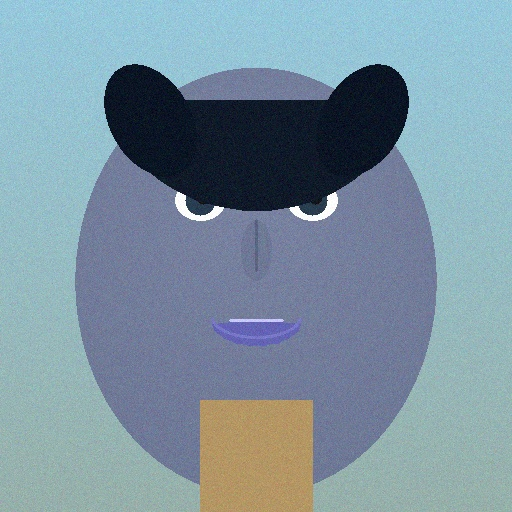
#> input picture Bab-02-Pembentukan-Citra/praktikum/data/images/portrait.jpg, 512 x 512 px
$ python 04_affine_transform.py
#> lines starting #> are read from the running program, lines starting #| are printed output that depends on the picture
# ============================================================
# PROGRAM: 04_affine_transform.py
# PRAKTIKUM COMPUTER VISION - BAB 2: PEMBENTUKAN CITRA
# ============================================================
# Deskripsi: Program ini mendemonstrasikan transformasi affine
#            yang mencakup rotasi, scaling, translasi, dan shearing
#
# Tujuan Pembelajaran:
#   1. Memahami transformasi affine dan komponennya
#   2. Menentukan transformation matrix dari 3 pasang titik
#   3. Mengimplementasikan berbagai jenis transformasi
# ============================================================

# ====================
# IMPORT LIBRARY
# ====================
import cv2
import numpy as np
import matplotlib
matplotlib.use('Agg')  # Gunakan backend non-GUI
import matplotlib.pyplot as plt
import os

# ============================================================
# PANDUAN FUNGSI (RINGKAS) - ARTI PARAMETER
# ============================================================
# cv2.getAffineTransform(pts_src, pts_dst)
#   - pts_src: 3 titik sumber (float32)
#   - pts_dst: 3 titik tujuan (float32)
#
# cv2.warpAffine(src, M, dsize)
#   - src   : gambar input
#   - M     : matriks transformasi 2x3
#   - dsize : (lebar, tinggi) output
#
# cv2.circle(img, center, radius, color, thickness)
#   - center : titik pusat
#   - radius : jari-jari
#
# cv2.putText(img, text, org, fontFace, fontScale, color, thickness)
#   - org : posisi teks (x, y)
#
# matplotlib.pyplot.savefig(path, dpi, bbox_inches)
#   - path : lokasi simpan gambar

# ============================================================
# VARIABEL YANG BISA DIUBAH-UBAH (EKSPERIMEN)
# ============================================================

# ============================================================
# KONFIGURASI PATH
# ============================================================

# Dapatkan direktori script (praktikum folder)
DIR_SCRIPT = os.path.dirname(os.path.abspath(__file__))
DIR_DATA = os.path.join(DIR_SCRIPT, "data", "images")
DIR_OUTPUT = os.path.join(DIR_SCRIPT, "output", "output4")

# Pastikan folder output ada
os.makedirs(DIR_OUTPUT, exist_ok=True)


# 1. File gambar yang akan diproses
NAMA_FILE_GAMBAR = "portrait.jpg"

# 2. Titik sumber (3 titik untuk transformasi affine)
#    Format: [(x1, y1), (x2, y2), (x3, y3)]
#    Biasanya: kiri-atas, kanan-atas, kiri-bawah
TITIK_SUMBER = None  # Akan diset otomatis berdasarkan ukuran gambar

# 3. Titik tujuan (akan ditentukan untuk berbagai efek)
TITIK_TUJUAN = None

# 4. Parameter shearing
SHEAR_X = 0.3  # Coba ubah: -0.5 sampai 0.5
SHEAR_Y = 0.0  # Coba ubah: -0.5 sampai 0.5

# ============================================================
# FUNGSI HELPER
# ============================================================

# Keterangan: Menentukan path file gambar dari beberapa lokasi kandidat.
def dapatkan_path_gambar(nama_file):
    """Mendapatkan path lengkap file gambar.

    Parameter:
    - nama_file (str): nama file gambar.

    Return:
    - str: path absolut/relatif yang ditemukan.
    """
#> in main, gambar is the input picture: shape (512, 512, 3); mean B, G, R 160.2, 146.5, 124.1
#| [INFO] Ukuran gambar: (400, 400, 3)
    direktori_script = os.path.dirname(os.path.abspath(__file__))
    # Bentuk path lengkap file
    path_data = os.path.join(direktori_script, "data", "images", nama_file)

    # Cek kondisi logis
    if not os.path.exists(path_data):
        # Bentuk path lengkap file
        path_data = os.path.join(direktori_script, "..", "..",
                                  "Bab-01-Pendahuluan", "data", "images", nama_file)

    # Cek kondisi logis
    if not os.path.exists(path_data):
        # Bentuk path lengkap file
        path_data = os.path.join(direktori_script, nama_file)

    # Kembalikan hasil dari fungsi
    return path_data


# Keterangan: Membuat gambar sintetis untuk demo affine.
# [67 lines left out: functions buat_gambar_sample, transformasi_affine, not called in this run]


# Keterangan: Membuat matriks affine manual dari parameter dasar.
def buat_matrix_affine_manual(tx=0, ty=0, sx=1, sy=1,
                              sudut=0, shx=0, shy=0):
    """Membuat affine matrix secara manual dengan parameter spesifik.

    Parameter:
    - tx, ty (float): translasi.
    - sx, sy (float): skala.
    - sudut (float): rotasi (derajat).
    - shx, shy (float): shearing.

    Return:
    - np.ndarray: affine matrix 2x3.
    """
    # Konversi derajat ke radian
    theta = np.radians(sudut)
    cos_t = np.cos(theta)
    sin_t = np.sin(theta)

    # Rotation matrix
    R = np.array([
        [cos_t, -sin_t],
        [sin_t, cos_t]
    ])

    # Scaling matrix
    S = np.array([
        [sx, 0],
        [0, sy]
    ])

    # Shearing matrix
    H = np.array([
        [1, shx],
        [shy, 1]
    ])

    # Kombinasi: Scaling * Shearing * Rotation
    combined = S @ H @ R

    # Buat matrix 2x3 dengan translasi
    M = np.array([
        [combined[0, 0], combined[0, 1], tx],
        [combined[1, 0], combined[1, 1], ty]
    ], dtype=np.float32)

    # Kembalikan hasil dari fungsi
    return M


# Keterangan: Menampilkan tiap komponen affine secara terpisah.
def demo_komponen_transformasi(gambar):
    """Mendemonstrasikan komponen transformasi affine secara terpisah.

    Parameter:
    - gambar (np.ndarray): gambar input (BGR).
    """
    # Cetak informasi ke console
    print("\n" + "=" * 60)
    # Cetak informasi ke console
    print("KOMPONEN TRANSFORMASI AFFINE")
    # Cetak informasi ke console
    print("=" * 60)

    tinggi, lebar = gambar.shape[:2]
#> tinggi = 400; lebar = 400

    # Cetak informasi ke console
    print("""
AFFINE TRANSFORMATION terdiri dari:
1. Translasi  - Pergeseran posisi
2. Rotasi     - Pemutaran
3. Scaling    - Perubahan ukuran
4. Shearing   - Pergeseran sejajar
    """)

    transformasi_list = [
        (buat_matrix_affine_manual(tx=50, ty=30), "Translasi\n(tx=50, ty=30)"),
        (buat_matrix_affine_manual(sudut=30), "Rotasi 30°"),
        (buat_matrix_affine_manual(sx=0.7, sy=0.7), "Scale 0.7x"),
        (buat_matrix_affine_manual(shx=0.3), "Shear X 0.3"),
        (buat_matrix_affine_manual(shy=0.3), "Shear Y 0.3"),
        (buat_matrix_affine_manual(sudut=15, sx=0.8, shx=0.2, tx=30), "Kombinasi"),
    ]

    # Siapkan kanvas plot untuk menampilkan hasil
    fig, axes = plt.subplots(2, 4, figsize=(16, 8))
    axes = axes.flatten()

    # Original
    axes[0].imshow(cv2.cvtColor(gambar, cv2.COLOR_BGR2RGB))
    # Set judul untuk subplot
    axes[0].set_title("Original")
    # Nonaktifkan atau atur axis pada subplot
    axes[0].axis('off')

    for i, (M, label) in enumerate(transformasi_list):
        # Terapkan transformasi affine pada gambar
        hasil = cv2.warpAffine(gambar, M, (lebar, tinggi))
        # Tampilkan gambar pada subplot tertentu
        axes[i+1].imshow(cv2.cvtColor(hasil, cv2.COLOR_BGR2RGB))
        # Set judul untuk subplot
        axes[i+1].set_title(label)
        # Nonaktifkan atau atur axis pada subplot
        axes[i+1].axis('off')
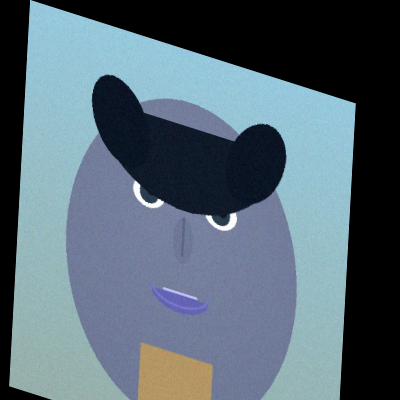
#> hasil: shape (400, 400, 3); mean B, G, R 115.5, 103.6, 86.8

    # Nonaktifkan atau atur axis pada subplot
    axes[7].axis('off')  # Kosongkan

    # Set judul keseluruhan figure
    plt.suptitle("Komponen Transformasi Affine", fontsize=14)
    # Atur spacing antar subplot
    plt.tight_layout()
    output_path = os.path.join(DIR_OUTPUT, "output.png")

    # Simpan figure ke file dengan kualitas DPI tertentu
    plt.savefig(output_path, dpi=100, bbox_inches="tight")
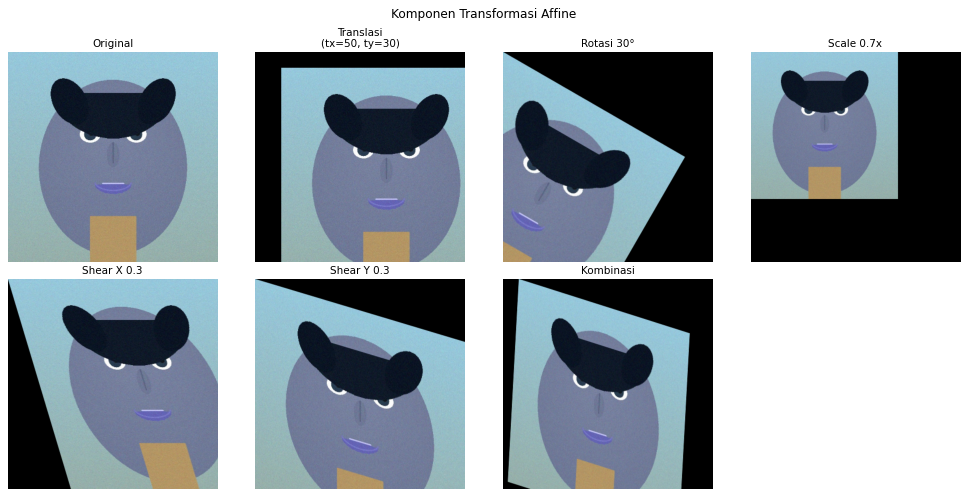
#> figure drawn by matplotlib, 7 panels

    # Cetak informasi ke console
    print(f"[SAVED] {output_path}")

    # Tutup figure untuk menghemat memory
    plt.close()


# Keterangan: Demo affine dengan definisi titik sumber/tujuan.
def demo_transformasi_dengan_titik(gambar):
    """Mendemonstrasikan transformasi affine dengan titik korespondensi.

    Parameter:
    - gambar (np.ndarray): gambar input (BGR).
    """
    # Cetak informasi ke console
    print("\n" + "=" * 60)
    # Cetak informasi ke console
    print("TRANSFORMASI AFFINE DENGAN TITIK")
    # Cetak informasi ke console
    print("=" * 60)

    tinggi, lebar = gambar.shape[:2]
#> tinggi = 400; lebar = 400

    # Titik sumber: 3 sudut gambar
    # Kiri-atas, Kanan-atas, Kiri-bawah
    pts_src = np.float32([
        [0, 0],
        [lebar-1, 0],
        [0, tinggi-1]
    ])
#> pts_src = [[0, 0], [399, 0], [0, 399]]

    # Cetak informasi ke console
    print(f"""
TRANSFORMASI AFFINE membutuhkan 3 pasang titik korespondensi.
Mengapa 3 titik? Karena matrix affine 2x3 memiliki 6 parameter:

    | a  b  tx |     a, b   : rotasi + scaling + shearing
    | c  d  ty |     c, d   : rotasi + scaling + shearing
                     tx, ty : translasi

6 unknowns butuh 6 equations = 3 titik × 2 koordinat
    """)

    # Berbagai transformasi
    transformasi_list = [
        (pts_src, "Original"),
        # Shear horizontal
        (np.float32([[50, 0], [lebar-1+50, 0], [0, tinggi-1]]), "Shear Kanan"),
        # Shear vertikal
        (np.float32([[0, 0], [lebar-1, 50], [0, tinggi-1+50]]), "Shear Bawah"),
        # Perspective-like (tapi affine)
        (np.float32([[50, 50], [lebar-1-50, 50], [0, tinggi-1]]), "Trapezoid"),
        # Mirror horizontal
        (np.float32([[lebar-1, 0], [0, 0], [lebar-1, tinggi-1]]), "Mirror Horizontal"),
        # Kombinasi
        (np.float32([[100, 50], [lebar-1, 0], [50, tinggi-1]]), "Kombinasi"),
    ]

    # Siapkan kanvas plot untuk menampilkan hasil
    fig, axes = plt.subplots(2, 3, figsize=(15, 10))
    axes = axes.flatten()

    for i, (pts_dst, label) in enumerate(transformasi_list):
        if i == 0:
            # Buat salinan dari array/gambar
            hasil = gambar.copy()
        else:
            M = cv2.getAffineTransform(pts_src, pts_dst)
            # Terapkan transformasi affine pada gambar
            hasil = cv2.warpAffine(gambar, M, (lebar, tinggi))

        # Gambar titik-titik
        hasil_vis = hasil.copy()
        for j, pt in enumerate(pts_dst):
            pt_int = (int(pt[0]), int(pt[1]))
            if 0 <= pt_int[0] < lebar and 0 <= pt_int[1] < tinggi:
                # Gambar lingkaran pada gambar
                cv2.circle(hasil_vis, pt_int, 8, (0, 255, 0), -1)
                # Tambahkan teks pada gambar
                cv2.putText(hasil_vis, str(j+1), (pt_int[0]+10, pt_int[1]+5),
                           cv2.FONT_HERSHEY_SIMPLEX, 0.5, (0, 255, 0), 1)

        # Tampilkan gambar pada subplot tertentu
        axes[i].imshow(cv2.cvtColor(hasil_vis, cv2.COLOR_BGR2RGB))
        # Set judul untuk subplot
        axes[i].set_title(label)
        # Nonaktifkan atau atur axis pada subplot
        axes[i].axis('off')

        # Cetak informasi ke console
        print(f"[{i+1}] {label}")
        # Cetak informasi ke console
        print(f"    Titik tujuan: {pts_dst.tolist()}")
#> this loop made 6 passes
#> M on passes 2 to 6: [[1, -0.125, 50], [0, 1, 0]], [[1, 0, 0], [0.125, 1.13, 0]], [[0.749, -0.125, 50], [0, 0.875, 50]], [[-1, 0, 399], [0, 1, 0]], [[0.749, -0.125, 100], [-0.125, 0.875, 50]]
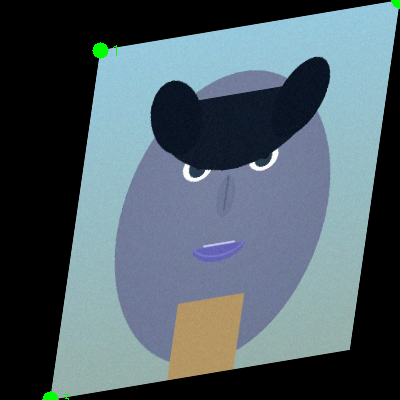
#> hasil_vis: shape (400, 400, 3); mean B, G, R 102.2, 94, 79.2

    # Set judul keseluruhan figure
    plt.suptitle("Transformasi Affine dengan Berbagai Titik Tujuan", fontsize=14)
    # Atur spacing antar subplot
    plt.tight_layout()
    output_path = os.path.join(DIR_OUTPUT, "output.png")

    # Simpan figure ke file dengan kualitas DPI tertentu
    plt.savefig(output_path, dpi=100, bbox_inches="tight")

    # Cetak informasi ke console
    print(f"[SAVED] {output_path}")

    # Tutup figure untuk menghemat memory
    plt.close()


# Keterangan: Menampilkan efek shearing pada gambar.
def demo_shearing(gambar):
    """Mendemonstrasikan shearing dengan berbagai nilai.

    Parameter:
    - gambar (np.ndarray): gambar input (BGR).
    """
    # Cetak informasi ke console
    print("\n" + "=" * 60)
    # Cetak informasi ke console
    print("DEMO SHEARING")
    # Cetak informasi ke console
    print("=" * 60)

    # Cetak informasi ke console
    print("""
SHEARING (Geseran):
- Menggeser titik-titik secara paralel
- Shear X: Menggeser horizontal berdasarkan koordinat Y
- Shear Y: Menggeser vertikal berdasarkan koordinat X

Matrix Shearing:
    | 1   shx |     x' = x + shx * y
    | shy  1  |     y' = shy * x + y
    """)

    tinggi, lebar = gambar.shape[:2]
#> tinggi = 400; lebar = 400

    # Berbagai nilai shear
    shear_values = [
        (0, 0, "Original"),
        (0.3, 0, "Shear X = 0.3"),
        (-0.3, 0, "Shear X = -0.3"),
        (0, 0.3, "Shear Y = 0.3"),
        (0, -0.3, "Shear Y = -0.3"),
        (0.2, 0.2, "Shear X,Y = 0.2"),
    ]

    # Siapkan kanvas plot untuk menampilkan hasil
    fig, axes = plt.subplots(2, 3, figsize=(15, 10))
    axes = axes.flatten()

    for i, (shx, shy, label) in enumerate(shear_values):
        M = buat_matrix_affine_manual(shx=shx, shy=shy)

        # Perbesar canvas untuk menampung hasil shearing
        new_lebar = int(lebar * (1 + abs(shx)))
        new_tinggi = int(tinggi * (1 + abs(shy)))

        # Terapkan transformasi affine pada gambar
        hasil = cv2.warpAffine(gambar, M, (new_lebar, new_tinggi))

        # Tampilkan gambar pada subplot tertentu
        axes[i].imshow(cv2.cvtColor(hasil, cv2.COLOR_BGR2RGB))
        # Set judul untuk subplot
        axes[i].set_title(label)
        # Nonaktifkan atau atur axis pada subplot
        axes[i].axis('off')
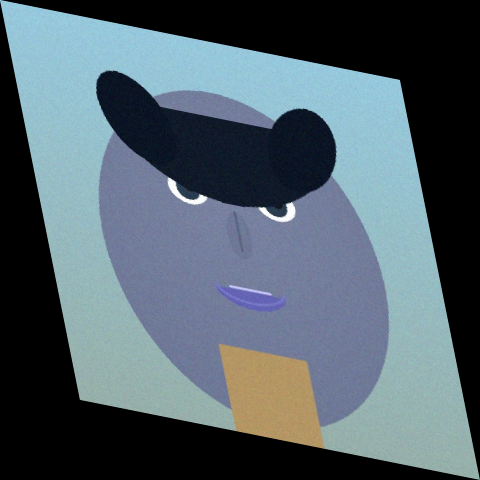
#> hasil: shape (480, 480, 3); mean B, G, R 106.7, 97.6, 82.7

    # Set judul keseluruhan figure
    plt.suptitle("Efek Shearing pada Gambar", fontsize=14)
    # Atur spacing antar subplot
    plt.tight_layout()
    output_path = os.path.join(DIR_OUTPUT, "output.png")

    # Simpan figure ke file dengan kualitas DPI tertentu
    plt.savefig(output_path, dpi=100, bbox_inches="tight")
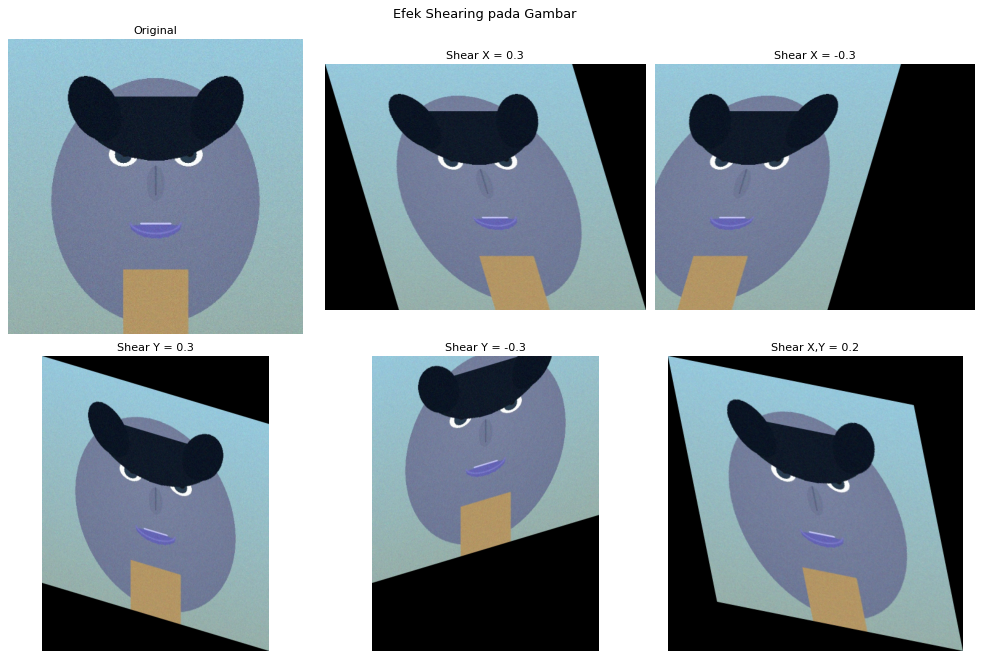
#> figure drawn by matplotlib, 6 panels

    # Cetak informasi ke console
    print(f"[SAVED] {output_path}")

    # Tutup figure untuk menghemat memory
    plt.close()


# Keterangan: Menunjukkan inverse affine transform.
def demo_inverse_affine(gambar):
    """Mendemonstrasikan inverse affine transform.

    Parameter:
    - gambar (np.ndarray): gambar input (BGR).
    """
    # Cetak informasi ke console
    print("\n" + "=" * 60)
    # Cetak informasi ke console
    print("INVERSE AFFINE TRANSFORM")
    # Cetak informasi ke console
    print("=" * 60)

    # Cetak informasi ke console
    print("""
INVERSE TRANSFORM:
Jika kita tahu transformasi yang diterapkan, kita bisa
mengembalikan gambar ke bentuk aslinya dengan inverse matrix.

    M × M⁻¹ = I (Identity Matrix)

Ini berguna untuk:
- Image rectification
- Undo transformasi
- Menghitung transformasi balik
    """)

    tinggi, lebar = gambar.shape[:2]
#> tinggi = 400; lebar = 400

    # Buat transformasi
    M = buat_matrix_affine_manual(sudut=30, sx=0.8, shx=0.2)

    # Transform
    hasil_transform = cv2.warpAffine(gambar, M, (lebar, tinggi))
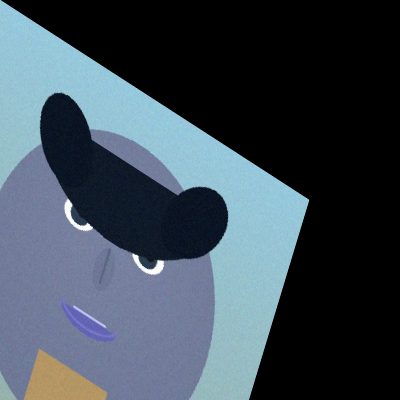
#> hasil_transform: shape (400, 400, 3); mean B, G, R 84.1, 73.4, 61.3

    # Inverse transform
    M_full = np.vstack([M, [0, 0, 1]])  # 3x3
    # Hitung invers matriks
    M_inv = np.linalg.inv(M_full)[:2]   # 2x3

    # Terapkan transformasi affine pada gambar
    hasil_inverse = cv2.warpAffine(hasil_transform, M_inv, (lebar, tinggi))

    # Tampilkan
    fig, axes = plt.subplots(1, 3, figsize=(15, 5))

    # Tampilkan gambar pada subplot tertentu
    axes[0].imshow(cv2.cvtColor(gambar, cv2.COLOR_BGR2RGB))
    # Set judul untuk subplot
    axes[0].set_title("Original")
    # Nonaktifkan atau atur axis pada subplot
    axes[0].axis('off')

    # Tampilkan gambar pada subplot tertentu
    axes[1].imshow(cv2.cvtColor(hasil_transform, cv2.COLOR_BGR2RGB))
    axes[1].set_title("Setelah Transform\n(rotasi 30°, scale 0.8, shear 0.2)")
    # Nonaktifkan atau atur axis pada subplot
    axes[1].axis('off')

    # Tampilkan gambar pada subplot tertentu
    axes[2].imshow(cv2.cvtColor(hasil_inverse, cv2.COLOR_BGR2RGB))
    axes[2].set_title("Setelah Inverse Transform\n(kembali ke bentuk asal)")
    # Nonaktifkan atau atur axis pada subplot
    axes[2].axis('off')

    # Set judul keseluruhan figure
    plt.suptitle("Forward dan Inverse Affine Transform", fontsize=14)
    # Atur spacing antar subplot
    plt.tight_layout()
    output_path = os.path.join(DIR_OUTPUT, "output.png")

    # Simpan figure ke file dengan kualitas DPI tertentu
    plt.savefig(output_path, dpi=100, bbox_inches="tight")
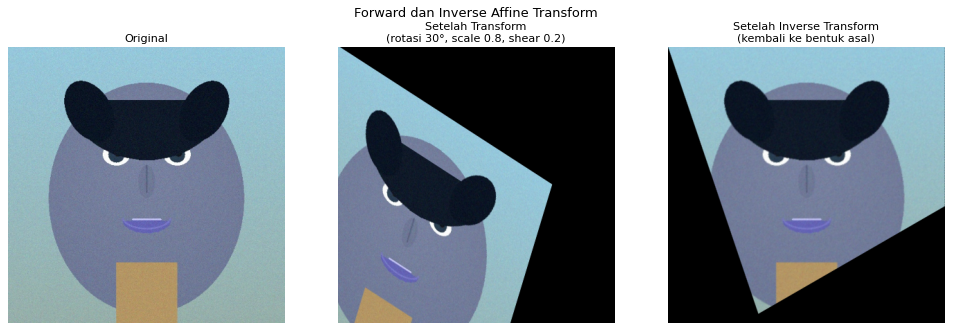
#> figure drawn by matplotlib, 3 panels

    # Cetak informasi ke console
    print(f"[SAVED] {output_path}")

    # Tutup figure untuk menghemat memory
    plt.close()

    # Cetak informasi ke console
    print(f"\nTransformation Matrix M:")
    # Cetak informasi ke console
    print(M)
    # Cetak informasi ke console
    print(f"\nInverse Matrix M⁻¹:")
    # Cetak informasi ke console
    print(M_inv)


# Keterangan: Menjelaskan struktur matriks affine.
def visualisasi_affine_matrix():
    """Menjelaskan struktur affine matrix dan propertinya."""
    # Cetak informasi ke console
    print("\n" + "=" * 60)
    # Cetak informasi ke console
    print("STRUKTUR AFFINE MATRIX")
    # Cetak informasi ke console
    print("=" * 60)

    # Cetak informasi ke console
    print("""
AFFINE MATRIX (2x3):

    | a  b  tx |     | x |     | a*x + b*y + tx |
    |          |  ×  |   |  =  |                |
    | c  d  ty |     | y |     | c*x + d*y + ty |
                     | 1 |

DEKOMPOSISI:

    a = sx * cos(θ) + shx * sy * sin(θ)
    b = -sx * sin(θ) + shx * sy * cos(θ)
    c = shy * sx * cos(θ) + sy * sin(θ)
    d = -shy * sx * sin(θ) + sy * cos(θ)

PROPERTI AFFINE TRANSFORM:
    ✓ Garis lurus tetap lurus
    ✓ Garis paralel tetap paralel
    ✓ Titik tengah garis tetap di tengah
    ✗ Sudut BISA berubah
    ✗ Jarak BISA berubah

COMPARISON DENGAN TRANSFORMASI LAIN:
┌────────────────────────┬─────────┬────────┬────────┐
│ Properti               │ Euclidean│ Affine │ Projective│
├────────────────────────┼─────────┼────────┼────────┤
│ Garis → Garis          │ ✓       │ ✓      │ ✓      │
│ Paralel → Paralel      │ ✓       │ ✓      │ ✗      │
│ Rasio Jarak Dipertahankan│ ✓     │ ✓      │ ✗      │
│ Sudut Dipertahankan    │ ✓       │ ✗      │ ✗      │
│ Jarak Dipertahankan    │ ✓       │ ✗      │ ✗      │
│ Degree of Freedom      │ 3       │ 6      │ 8      │
└────────────────────────┴─────────┴────────┴────────┘
    """)


# ============================================================
# PROGRAM UTAMA
# ============================================================

# Keterangan: Menjalankan seluruh rangkaian demo affine.
def main():
    """Fungsi utama program.

    Menjalankan seluruh demo affine dan menyimpan hasil.
    """

    # Cetak informasi ke console
    print("\n" + "=" * 60)
    # Cetak informasi ke console
    print("PRAKTIKUM: TRANSFORMASI AFFINE")
    # Cetak informasi ke console
    print("Bab 2 - Pembentukan Citra")
    # Cetak informasi ke console
    print("=" * 60)

    # Muat gambar
    path_gambar = dapatkan_path_gambar(NAMA_FILE_GAMBAR)
    # Baca gambar dari file
    gambar = cv2.imread(path_gambar)

    # Cek apakah variabel kosong/None
    if gambar is None:
        # Cetak informasi ke console
        print(f"[WARNING] Gambar {NAMA_FILE_GAMBAR} tidak ditemukan")
        # Cetak informasi ke console
        print("[INFO] Menggunakan gambar sample...")
        gambar = buat_gambar_sample()
    else:
        # Cetak informasi ke console
        print(f"[SUKSES] Gambar dimuat: {path_gambar}")
        # Resize ke ukuran standar
        gambar = cv2.resize(gambar, (400, 400))

    # Cetak informasi ke console
    print(f"[INFO] Ukuran gambar: {gambar.shape}")

    # 1. Penjelasan struktur matrix
    visualisasi_affine_matrix()

    # 2. Demo komponen transformasi
    demo_komponen_transformasi(gambar)

    # 3. Demo transformasi dengan titik
    demo_transformasi_dengan_titik(gambar)

    # 4. Demo shearing
    demo_shearing(gambar)

    # 5. Demo inverse transform
    demo_inverse_affine(gambar)

    # Ringkasan
    print("\n" + "=" * 60)
    # Cetak informasi ke console
    print("RINGKASAN TRANSFORMASI AFFINE")
    # Cetak informasi ke console
    print("=" * 60)
    # Cetak informasi ke console
    print("""
FUNGSI UTAMA:
    M = cv2.getAffineTransform(src_pts, dst_pts)
    # Terapkan transformasi affine pada gambar
    hasil = cv2.warpAffine(src, M, (width, height))

KOMPONEN TRANSFORMASI:
├── Translasi  : Pergeseran (tx, ty)
├── Rotasi     : Pemutaran (θ)
├── Scaling    : Perubahan ukuran (sx, sy)
└── Shearing   : Geseran sejajar (shx, shy)

KARAKTERISTIK AFFINE:
├── Membutuhkan 3 pasang titik korespondensi
├── Menjaga garis lurus dan paralel
├── Tidak menjaga sudut dan jarak
└── DOF = 6 (6 parameter bebas)

PENGGUNAAN UMUM:
├── Image alignment
├── Correcting skew
├── Normalisasi untuk recognition
└── Augmentasi data training
""")


# Jalankan program utama
if __name__ == "__main__":
    main()
